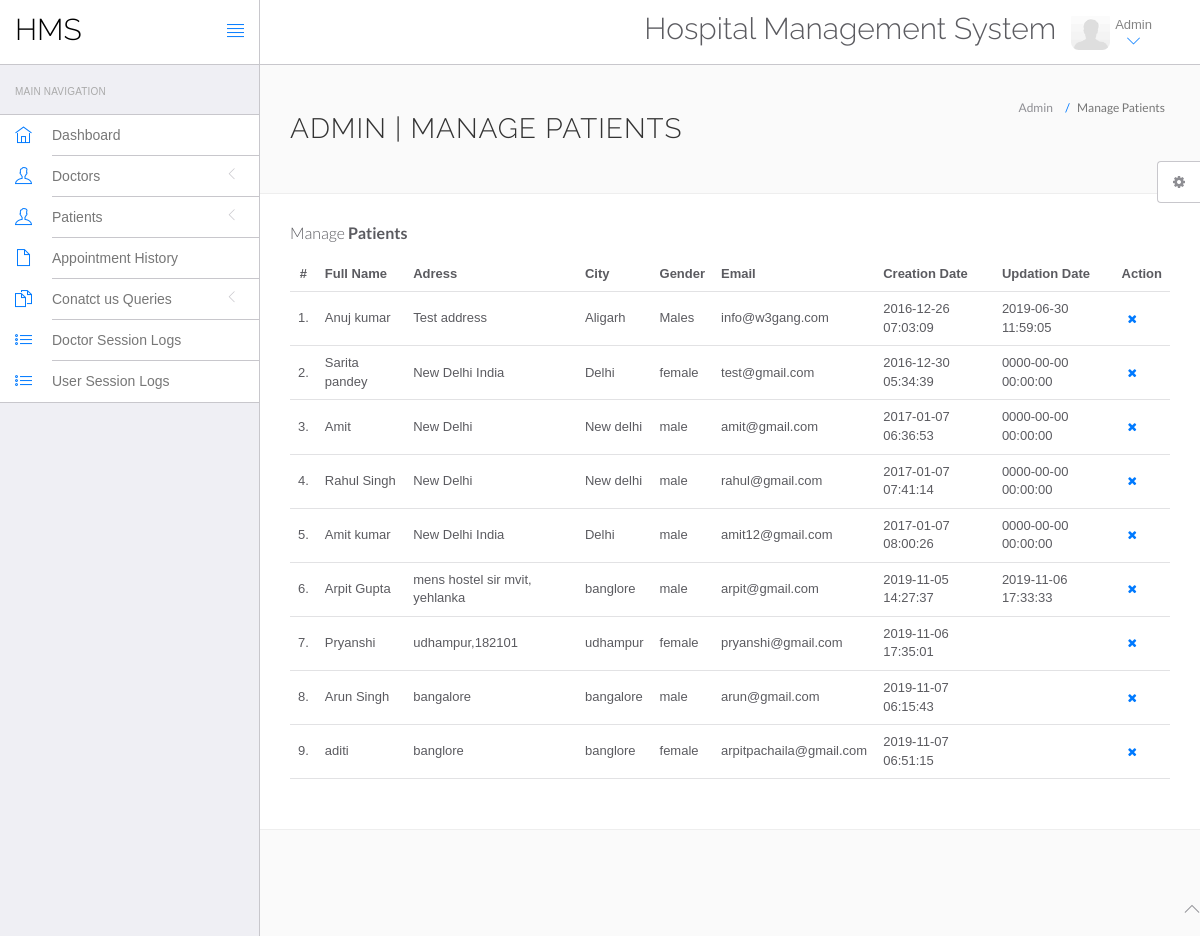
The page /admin/manage-users.php (signed in) on the database its author committed.
### tables this page shows
CREATE TABLE `users` (
  `id` int(11) NOT NULL,
  `fullName` varchar(255) DEFAULT NULL,
  `address` longtext,
  `city` varchar(255) DEFAULT NULL,
  `gender` varchar(255) DEFAULT NULL,
  `email` varchar(255) DEFAULT NULL,
  `password` varchar(255) DEFAULT NULL,
  `regDate` timestamp NULL DEFAULT CURRENT_TIMESTAMP,
  `updationDate` timestamp NULL DEFAULT NULL ON UPDATE CURRENT_TIMESTAMP
);

### admin/manage-users.php (the view, shortened to what this page needs)
<?php
include('include/config.php');
?>
<!DOCTYPE html>
<html lang="en">
	<head>
		<link rel="stylesheet" href="vendor/bootstrap/css/bootstrap.min.css">
		<link rel="stylesheet" href="vendor/fontawesome/css/font-awesome.min.css">
		<link rel="stylesheet" href="vendor/themify-icons/themify-icons.min.css">
		<link href="vendor/animate.css/animate.min.css" rel="stylesheet" media="screen">
		<link href="vendor/perfect-scrollbar/perfect-scrollbar.min.css" rel="stylesheet" media="screen">
		<link href="vendor/switchery/switchery.min.css" rel="stylesheet" media="screen">
		<link href="vendor/bootstrap-touchspin/jquery.bootstrap-touchspin.min.css" rel="stylesheet" media="screen">
		<link href="vendor/select2/select2.min.css" rel="stylesheet" media="screen">
		<link href="vendor/bootstrap-datepicker/bootstrap-datepicker3.standalone.min.css" rel="stylesheet" media="screen">
		<link href="vendor/bootstrap-timepicker/bootstrap-timepicker.min.css" rel="stylesheet" media="screen">
		<link rel="stylesheet" href="assets/css/styles.css">
		<link rel="stylesheet" href="assets/css/plugins.css">
		<link rel="stylesheet" href="assets/css/themes/theme-1.css" id="skin_color" />
	</head>
	<body>
		<div id="app">
<?php include('include/sidebar.php');?>
			<div class="app-content">
						<?php include('include/header.php');?>
				<div class="main-content" >
					<div class="wrap-content container" id="container">
						<section id="page-title">
							<div class="row">
								<div class="col-sm-8">
									<h1 class="mainTitle">Admin | Manage Patients</h1>
																	</div>
								<ol class="breadcrumb">
									<li>
										<span>Admin</span>
									</li>
									<li class="active">
										<span>Manage Patients</span>
									</li>
								</ol>
							</div>
						</section>
						<div class="container-fluid container-fullw bg-white">
									<div class="row">
								<div class="col-md-12">
									<h5 class="over-title margin-bottom-15">Manage <span class="text-bold">Patients</span></h5>
									<table class="table table-hover" id="sample-table-1">
										<thead>
											<tr>
												<th class="center">#</th>
												<th>Full Name</th>
												<th class="hidden-xs">Adress</th>
												<th>City</th>
												<th>Gender </th>
												<th>Email </th>
												<th>Creation Date </th>
												<th>Updation Date </th>
												<th>Action</th>
											</tr>
										</thead>
										<tbody>
<?php
$sql=mysqli_query($con,"select * from users");
$cnt=1;
while($row=mysqli_fetch_array($sql))
{
?>
											<tr>
												<td class="center"><?php echo $cnt;?>.</td>
												<td class="hidden-xs"><?php echo $row['fullName'];?></td>
												<td><?php echo $row['address'];?></td>
												<td><?php echo $row['city'];?>
												</td>
												<td><?php echo $row['gender'];?></td>
												<td><?php echo $row['email'];?></td>
												<td><?php echo $row['regDate'];?></td>
												<td><?php echo $row['updationDate'];?>
												</td>
												<td >
												<div class="visible-md visible-lg hidden-sm hidden-xs">
	<a href="manage-users.php?id=<?php echo $row['id']?>&del=delete" onClick="return confirm('Are you sure you want to delete?')"class="btn btn-transparent btn-xs tooltips" tooltip-placement="top" tooltip="Remove"><i class="fa fa-times fa fa-white"></i></a>
												</div>
												</td>
											</tr>
											<?php
$cnt=$cnt+1;
											 }?>
										</tbody>
									</table>
								</div>
							</div>
								</div>
							</div>
						</div>
					</div>
				</div>
	<?php include('include/footer.php');?>
	<?php include('include/setting.php');?>
	</body>
</html>

### admin/assets/css/themes/theme-1.css (style rules this page uses)
body { background: #FAFAFA; }

### rows shown on the page
users: fullName "Anuj kumar", address "Test address", city "Aligarh", gender "Males", email "info@w3gang.com", regDate "2016-12-26 07:03:09", updationDate "2019-06-30 11:59:05"
users: fullName "Sarita pandey", address "New Delhi India", city "Delhi", gender "female", email "test@gmail.com", regDate "2016-12-30 05:34:39", updationDate "0000-00-00 00:00:00"
users: fullName "Amit", address "New Delhi", city "New delhi", gender "male", email "amit@gmail.com", regDate "2017-01-07 06:36:53", updationDate "0000-00-00 00:00:00"
users: fullName "Rahul Singh", address "New Delhi", city "New delhi", gender "male", email "rahul@gmail.com", regDate "2017-01-07 07:41:14", updationDate "0000-00-00 00:00:00"
users: fullName "Amit kumar", address "New Delhi India", city "Delhi", gender "male", email "amit12@gmail.com", regDate "2017-01-07 08:00:26", updationDate "0000-00-00 00:00:00"
users: fullName "Arpit Gupta", address "mens hostel sir mvit, yehlanka", city "banglore", gender "male", email "arpit@gmail.com", regDate "2019-11-05 14:27:37", updationDate "2019-11-06 17:33:33"
users: fullName "Pryanshi", address "udhampur,182101", city "udhampur", gender "female", email "pryanshi@gmail.com", regDate "2019-11-06 17:35:01"
users: fullName "Arun Singh", address "bangalore", city "bangalore", gender "male", email "arun@gmail.com", regDate "2019-11-07 06:15:43"
users: fullName "aditi", address "banglore", city "banglore", gender "female", email "arpitpachaila@gmail.com", regDate "2019-11-07 06:51:15"
